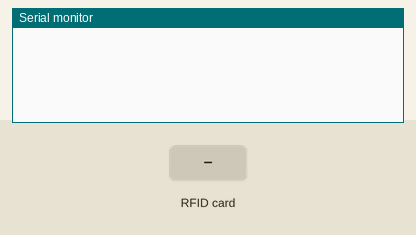
Recording of a sketch running on a simulated ESP8266 (NodeMCU). On the bench: the last lines printed to the serial monitor. The inputs (shaded band) are chosen by the test bench. WiFi joins after 1.5 s; servers stay silent unless stated.

Above: at 1.2 s.
1.3 s: RFID card 5E 7A 19 C4 held to the reader
At 1.69 s:
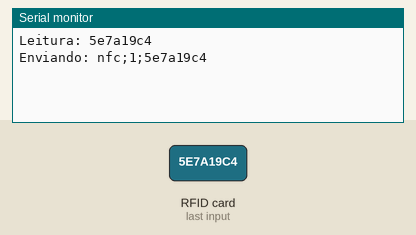
At 2.2 s:
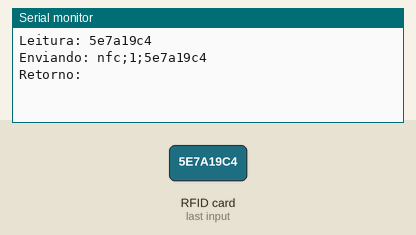

Measured:
- after the input at 1.3 s, the serial monitor: prints a new line at once (image 1)

The sketch:

arduinonfc.ino
```cpp
#include <Arduino.h>
#include <SPI.h>
#include <MFRC522.h>
#include <ESP8266WiFi.h>
#include <WiFiClient.h>

//RFID
#define SS_PIN 4  //D2
#define RST_PIN 5 //D1

//Wireless Config
const char *SSID = "Cassan";
const char *PSWD = "Di02071997";

//Socket Config
const uint16_t port = 1234;
const char *host = "192.168.15.150";
const char *idDevice = "1";

//Variaveis
WiFiClient client;
MFRC522 mfrc522(SS_PIN, RST_PIN);

//prototypes
void sendSocketMessage(const String &value);

void setup()
{
  Serial.begin(9600);     // Inicializa Comunicação Serial para Debug
  SPI.begin();            // Inicializa SPI bus
  mfrc522.PCD_Init();     // Inicializa MFRC522
  WiFi.mode(WIFI_STA);    // Inicializa Wi-fi
  WiFi.begin(SSID,PSWD);  // Conecta-se ao Wi-Fi
}

void loop()
{
  //Leitura da Tag
  if ( ! mfrc522.PICC_IsNewCardPresent())
    return;
  if ( ! mfrc522.PICC_ReadCardSerial())
    return;

  //Tratamento dos Dados
  String content;
  for (int i = 0; i < mfrc522.uid.size; i++)
  {
    content.concat(String(mfrc522.uid.uidByte[i] < 0x10 ? "0":""));
    content.concat(String(mfrc522.uid.uidByte[i], HEX));
  }

  //Debug
  Serial.println("Leitura: " +content);

  //Envia ID do Card para o Socket Server
  sendSocketMessage(content);
  delay(3000);
}

void sendSocketMessage(const String &value){
    //Conexão
    if (!client.connect(host, port)){
      Serial.println("Socket: Erro ao conectar");
      return;
    }

    //Tratamento de Dados
    String message = "nfc";
    message = message+";"+idDevice;
    message = message+";"+value;

    //Envio
    client.println(message);
    Serial.println("Enviando: " + message);
    delay(250);

    //Debug de Retorno
    Serial.print("Retorno: ");
    while (client.available() > 0)
    {
        char c = client.read();
        Serial.write("success");
    }
    client.stop();
}
```
